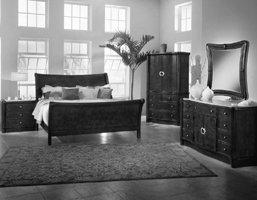
#> input picture Lab5/hw5_data/train/Bedroom/image_0002.jpg, 257 x 200 px; its folder holds only this picture in this run
$ jupyter execute --allow-errors SVM.ipynb
#> lines starting #> are read from the running program, lines starting #| are printed output that depends on the picture
### Lab5/utilities.py
import cv2
import numpy as np
import glob
import matplotlib.pyplot as plt
import seaborn as sns
from operator import itemgetter
import matplotlib
from keras.utils import to_categorical
from sklearn.metrics import confusion_matrix

label_type = ['Kitchen', 'Store', 'Bedroom', 'LivingRoom', 'Office',
              'Industrial', 'Suburb', 'InsideCity', 'TallBuilding', 'Street',
              'Highway', 'OpenCountry', 'Coast', 'Mountain', 'Forest']

def get_data(gray=True,size=None):

    train_x = []
    test_x = []

    train_y = []
    test_y = []

    size = size

    for index, label in enumerate(label_type):
        training_imgs = glob.glob('hw5_data/train/{}/*.jpg'.format(label))
        testing_imgs = glob.glob('hw5_data/test/{}/*.jpg'.format(label))
        for fname in training_imgs:
            train_y.append(index)
            img = cv2.imread(fname)
            if gray:
                img = cv2.cvtColor(img, cv2.COLOR_BGR2GRAY)
                if size!=None:
               	    img = cv2.resize(img, (size,size)).reshape((size,size,1))/255.0
            elif size!=None:
                img = cv2.resize(img, (size,size)).reshape((size,size,3))/255.0
            train_x.append(img)

        for fname in testing_imgs:
            test_y.append(index)
            img = cv2.imread(fname)
            if gray:
                img = cv2.cvtColor(img, cv2.COLOR_BGR2GRAY)
                if size!=None:
                    img = cv2.resize(img, (size,size)).reshape((size,size,1))/255.0
            elif size!=None:
                img = cv2.resize(img, (size,size)).reshape((size,size,3))/255.0
            test_x.append(img)
    if size!=None:
        train_x = np.array(train_x).astype(np.float32)
        test_x = np.array(test_x).astype(np.float32)
    train_y = np.array(train_y).astype(np.float32)
    test_y = np.array(test_y).astype(np.float32)

    return(train_x,train_y,test_x,test_y)

# [91 lines left out: functions plot_heatmap, plot_res, not called in this run]

### Lab5/SVM.ipynb
[cell 1]
import cv2
import numpy as np
import os
import glob
from scipy.cluster.vq import *
from scipy.spatial import distance
import matplotlib.pyplot as plt
import time

import sys
sys.path.append("/home/hank/libsvm-3.24/python")
from svmutil import *

from utilities import get_data, plot_heatmap, plot_res

## Detect train data feature

[cell 2]
des_list = []
path = "hw5_data/train/**/*"

t1 = time.time()
files = glob.glob(path)
sift = cv2.xfeatures2d.SIFT_create()
for File in files:
    im = cv2.imread(File)
#> im is the input picture: shape (200, 257, 3); min 7, max 255, mean 117.5
    #im = cv2.resize(im, (200,200), interpolation = cv2.INTER_CUBIC)
    kp1, des1 = sift.detectAndCompute(im,None)
#> kp1 = 287 keypoints; strongest (x, y, size): (41, 112, 10.6), (209, 84, 3.7), (104, 136, 6.3), (101, 79, 8.9)
    des_list.append((File, des1))
    #print(len(des1))

descriptors = des_list[0][1]
for image_path, descriptor in des_list[1:]:
    if descriptor is None:
        print(0)
        continue
    #print(descriptor.shape)
    descriptors = np.vstack((descriptors, descriptor))
#> this loop made 1 pass
#> image_path on pass 1: 'hw5_data/train/Coast/image_0015.jpg'
    #print(descriptor.shape)
#print(descriptors)
t2 = time.time()
print("time:", t2-t1)

print(descriptors.shape)
#| (383, 128)

## Detect test data feature

[cell 3]
test_list = []
path = "hw5_data/test/**/*"

t1 = time.time()
files = glob.glob(path)
sift = cv2.xfeatures2d.SIFT_create()
for File in files:
    im = cv2.imread(File)
    #im = cv2.resize(im, (200,200), interpolation = cv2.INTER_CUBIC)
    kp1, des1 = sift.detectAndCompute(im,None)
    test_list.append((File, des1))
    #print(des1)

t2 = time.time()
print("time:", t2-t1)

## Enlarge feature number

[cell 4]
des_list = []
path = "hw5_data/train/**/*"

t1 = time.time()
files = glob.glob(path)
sift = cv2.xfeatures2d.SIFT_create()
for File in files:
    im = cv2.imread(File)
    im = cv2.resize(im, (600,600), interpolation = cv2.INTER_CUBIC)
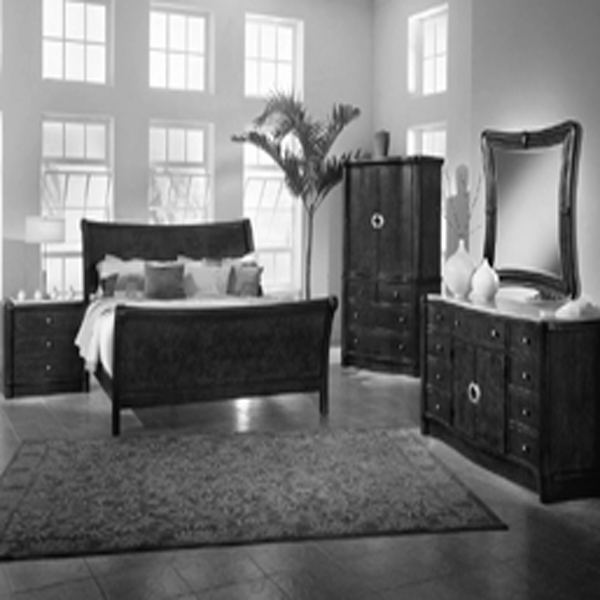
#> im: shape (600, 600, 3); min 0, max 255, mean 117.5
    kp1, des1 = sift.detectAndCompute(im,None)
#> kp1 = 909 keypoints; strongest (x, y, size): (96, 338, 27), (489, 255, 8.9), (491, 263, 4.3), (244, 408, 16.6)
    des_list.append((File, des1))
    #print(len(des1))

descriptors = des_list[0][1]
for image_path, descriptor in des_list[1:]:
    if descriptor is None:
        print(0)
        continue
    #print(descriptor.shape)
    descriptors = np.vstack((descriptors, descriptor))
    #print(descriptor.shape)
#print(descriptors)
t2 = time.time()
print("time:", t2-t1)

[cell 5]
test_list = []
path = "hw5_data/test/**/*"

t1 = time.time()
files = glob.glob(path)
sift = cv2.xfeatures2d.SIFT_create()
for File in files:
    im = cv2.imread(File)
    im = cv2.resize(im, (1000,1000), interpolation = cv2.INTER_CUBIC)
    kp1, des1 = sift.detectAndCompute(im,None)
    test_list.append((File, des1))
    #print(des1)

t2 = time.time()
print("time:", t2-t1)

## K means for all feature

[cell 6]
# Perform k-means clustering
t1 = time.time()
k = 300
voc, variance = kmeans(descriptors, k, 1)
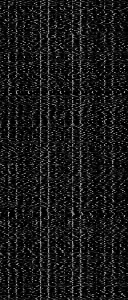
#> voc: shape (300, 128) float32; min 0, max 190.9, mean 25.4
#> variance = 216.9
t2 = time.time()
print("time:", t2-t1)

[cell 7]
voc

## Histogram of features based on K means center for each training image

[cell 8]
# Calculate the histogram of features
im_features = np.zeros((1500, k), "float32")
#> (the rest of this cell did not finish here and is left out)

## Histogram of features based on K means center for each testing image

[cell 9]
# Calculate the histogram of features
test_features = np.zeros((150, k), "float32")
#> (the rest of this cell did not finish here and is left out)

[cell 10]
import pickle
with open('vocab.pkl', 'wb') as handle:
    pickle.dump(voc, handle, protocol=pickle.HIGHEST_PROTOCOL)

with open('train_image_feats_1.pkl', 'wb') as handle:
    pickle.dump(im_features, handle, protocol=pickle.HIGHEST_PROTOCOL)

with open('tEST_image_feats_1.pkl', 'wb') as handle:
    pickle.dump(test_features, handle, protocol=pickle.HIGHEST_PROTOCOL)

[cell 11]
train_x, train_y, test_x, test_y = get_data(gray=False)

train_y = np.array([np.argmax(x) for x in train_y]).reshape(-1)
test_y = np.array([np.argmax(x) for x in test_y]).reshape(-1)

[cell 12]
sift = cv2.xfeatures2d.SIFT_create()

[cell 13]
bag_of_features = []
for im in train_x:
    kp, des = sift.detectAndCompute(im,None)
    bag_of_features.append(des)
bag_of_features = np.concatenate(bag_of_features, axis=0).astype('float32')

[cell 14]
t1 = time.time()
voc,_ = kmeans2(bag_of_features, 300, iter=1,minit='++')
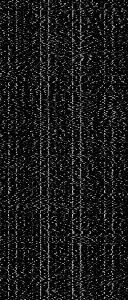
#> voc: shape (300, 128) float32; min 0, max 212, mean 24.9
t2 = time.time()
print("time:", t2-t1)
